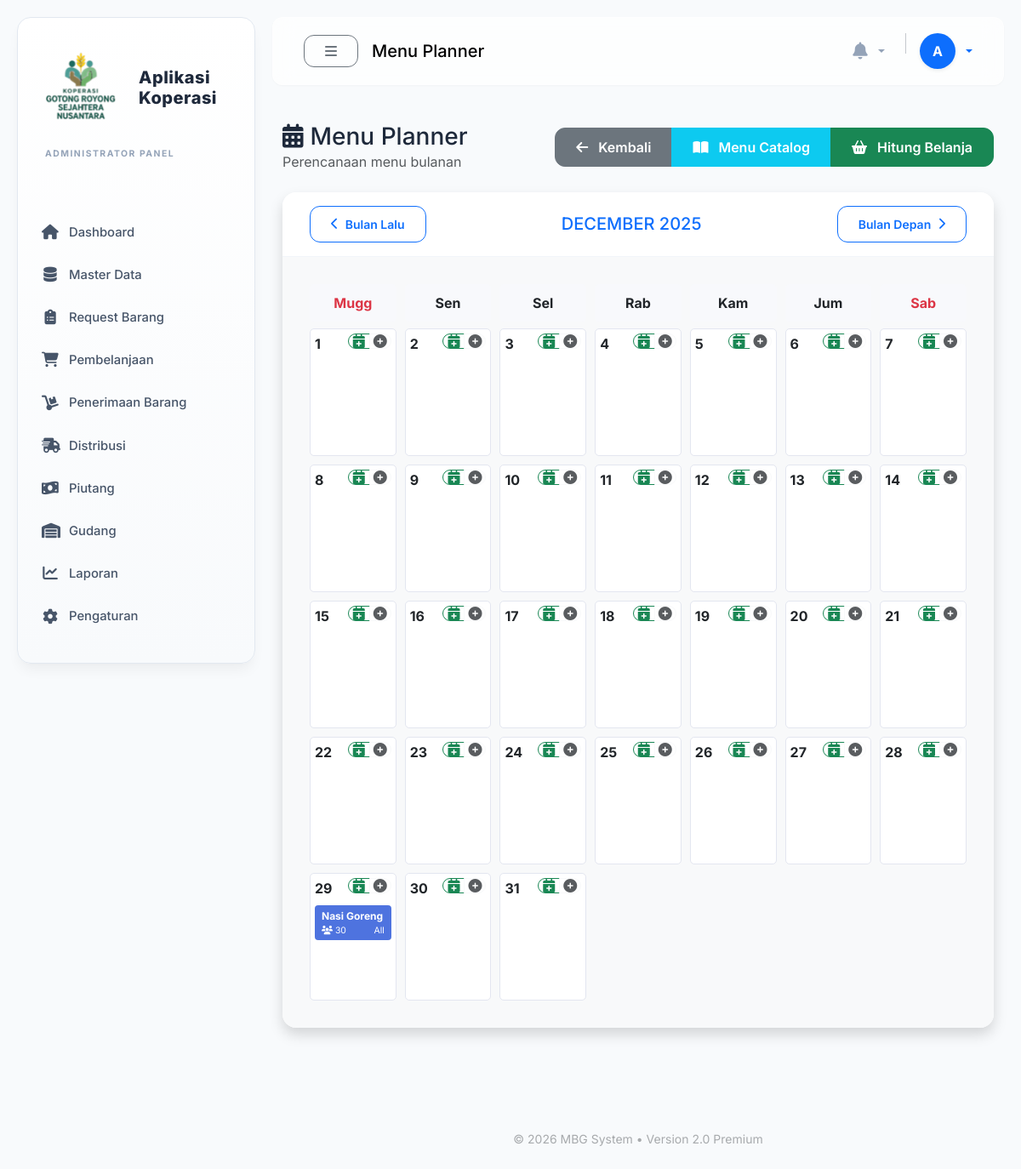
Page /modules/menu/planner.php?month=12&year=2025 (signed in) on the earlier database version.
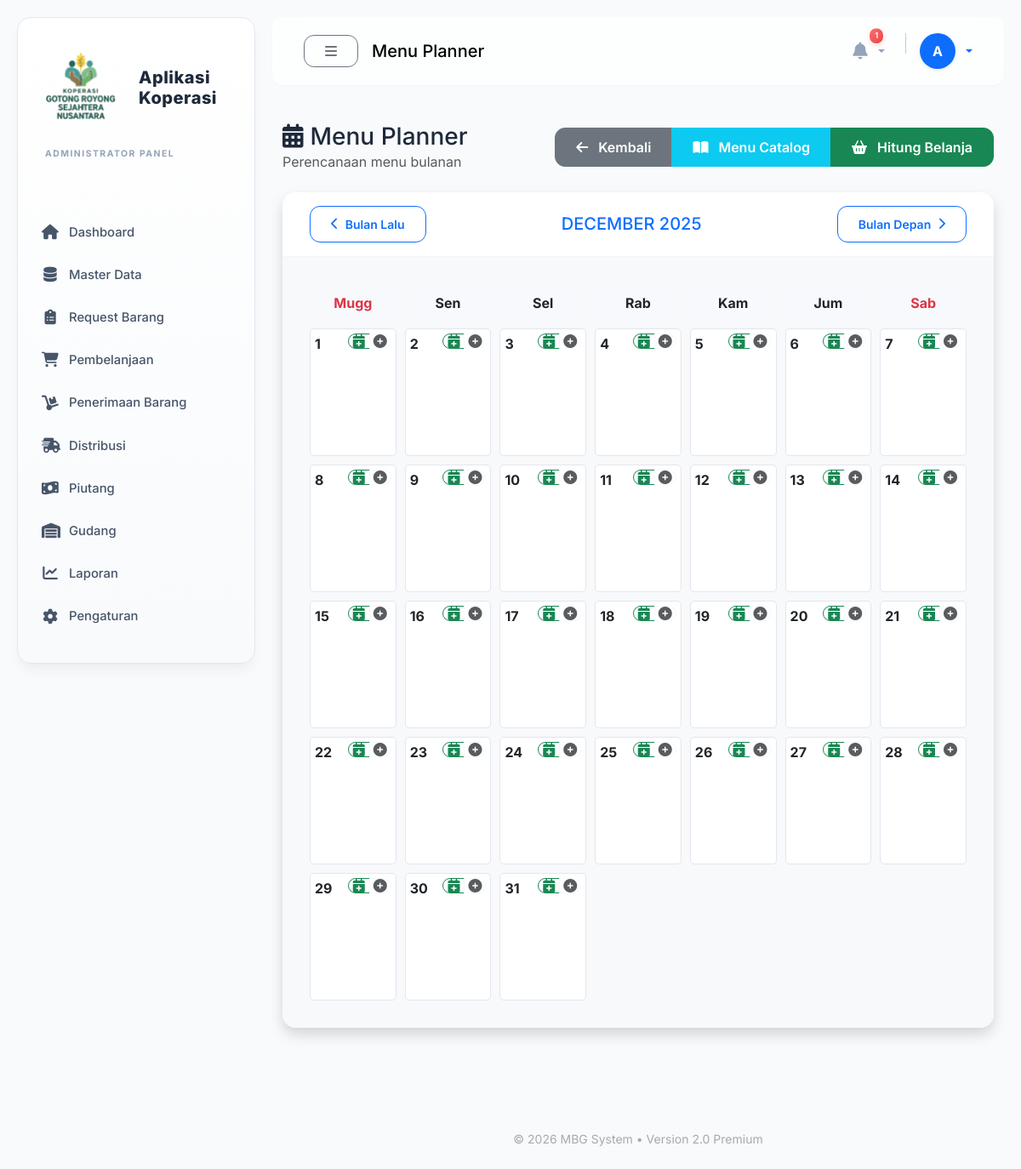
Same page on the later database version.
### tables this page shows
CREATE TABLE `menu_harian` (
  `id` int(11) NOT NULL,
  `no_menu` varchar(50) NOT NULL,
  `menu_master_id` int(11) DEFAULT NULL,
  `tanggal_menu` date NOT NULL,
  `nama_menu` varchar(200) NOT NULL,
  `deskripsi` text DEFAULT NULL,
  `total_porsi` int(11) DEFAULT 0 COMMENT 'Total portions to be prepared',
  `kantor_id` int(11) DEFAULT NULL COMMENT 'Target office, NULL = all offices',
  `status` enum('draft','approved','processing','completed','cancelled') DEFAULT 'draft',
  `created_by` int(11) NOT NULL,
  `approved_by` int(11) DEFAULT NULL,
  `approved_at` datetime DEFAULT NULL,
  `notes` text DEFAULT NULL COMMENT 'Additional notes',
  `created_at` timestamp NOT NULL DEFAULT current_timestamp(),
  `updated_at` timestamp NULL DEFAULT NULL ON UPDATE current_timestamp()
);

### helpers/MenuHarianHelper.php (called while the page is built, shortened)
<?php
class MenuHarianHelper {
    private $db;
    public function __construct() {
        global $conn;
        $this->db = $conn;
    }
    public function getMenusByDateRange($start, $end) {
        $sql = "SELECT m.*, k.nama_kantor,
                (SELECT COUNT(*) FROM menu_harian_detail WHERE menu_id = m.id) as total_items
                FROM menu_harian m
                LEFT JOIN kantor k ON m.kantor_id = k.id
                WHERE m.tanggal_menu BETWEEN ? AND ?
                ORDER BY m.tanggal_menu ASC";
        $stmt = $this->db->prepare($sql);
        $stmt->bind_param("ss", $start, $end);
        $stmt->execute();
        $result = $stmt->get_result();
        $menus = [];
        while ($row = $result->fetch_assoc()) {
            $date = $row['tanggal_menu'];
            if (!isset($menus[$date])) {
                $menus[$date] = [];
            }
            $menus[$date][] = $row;
        }
        return $menus;
    }
}

### config/database.php (called while the page is built, shortened)
<?php
$conn = mysqli_connect(DB_HOST, DB_USER, DB_PASS, DB_NAME);
function db_query($query, $params = []) {
    global $conn;
    if (empty($params)) {
        $result = mysqli_query($conn, $query);
        return $result;
    }
    return false;
}
function db_get_row($query, $params = []) {
    $result = db_query($query, $params);
    if ($result && mysqli_num_rows($result) > 0) {
        return mysqli_fetch_assoc($result);
    }
    return null;
}

### modules/menu/planner.php (the view, shortened to what the changed rows need)
<?php
require_once '../../includes/header.php';
require_once '../../helpers/MenuHarianHelper.php';
$month = isset($_GET['month']) ? intval($_GET['month']) : intval(date('m'));
$year = isset($_GET['year']) ? intval($_GET['year']) : intval(date('Y'));
$start_date = sprintf('%04d-%02d-01', $year, $month);
$end_date = date('Y-m-t', strtotime($start_date));
$menuHelper = new MenuHarianHelper();
$menus = $menuHelper->getMenusByDateRange($start_date, $end_date);
$first_day_timestamp = strtotime($start_date);
$days_in_month = date('t', $first_day_timestamp);
require_once '../../includes/navbar.php';
?>
<div class="container-fluid py-4">
    <div class="d-flex justify-content-between align-items-center mb-4">
        <div>
            <h1 class="h3 mb-0 text-gray-800">
                <i class="fas fa-calendar-alt me-2"></i>Menu Planner
            </h1>
        </div>
    </div>
    <div class="card shadow mb-4">
        <div class="card-body bg-light">
            <div class="calendar-grid">
                <?php
                for ($day = 1; $day <= $days_in_month; $day++) {
                    $current_date = sprintf('%04d-%02d-%02d', $year, $month, $day);
                    $is_today = $current_date == date('Y-m-d');
                    $day_menus = isset($menus[$current_date]) ? $menus[$current_date] : [];
                    echo '<div class="calendar-day ' . ($is_today ? 'today' : '') . '">';
                    echo '<div class="d-flex justify-content-between align-items-start mb-2">';
                    echo '<span class="fw-bold ' . ($is_today ? 'text-primary' : '') . '">' . $day . '</span>';
                    echo '<div class="btn-group">';
                    echo '<a href="planner_schedule.php?date=' . $current_date . '" class="btn btn-xs btn-outline-success p-0 px-1" title="Jadwalkan dari Catalog"><i class="fas fa-calendar-plus"></i></a>';
                    echo '<a href="create.php?date=' . $current_date . '" class="btn btn-xs btn-outline-light text-muted p-0 px-1" title="Buat Menu Custom"><i class="fas fa-plus-circle"></i></a>';
                    echo '</div>';
                    echo '</div>';
                    if (!empty($day_menus)) {
                        foreach ($day_menus as $m) {
                            $status_class = 'menu-' . $m['status'];
                            echo '<a href="detail.php?id=' . $m['id'] . '" class="menu-item-badge ' . $status_class . '">';
                            echo '<div class="text-truncate fw-bold">' . htmlspecialchars($m['nama_menu']) . '</div>';
                            echo '<div class="d-flex justify-content-between gap-1" style="font-size:0.65rem">';
                            echo '<span><i class="fas fa-users"></i> ' . $m['total_porsi'] . '</span>';
                            echo '<span>' . ($m['nama_kantor'] ?? 'All') . '</span>';
                            echo '</div>';
                            echo '</a>';
                        }
                    }
                    echo '</div>';
                }
                ?>
            </div>
        </div>
    </div>
</div>
<?php require_once '../../includes/footer.php'; ?>

### includes/navbar.php (shortened to what the changed rows need)
<div id="content">
    <nav class="navbar navbar-expand-lg navbar-custom">
        <div class="container-fluid">
            <div class="ms-auto d-flex align-items-center gap-2">
                <div class="dropdown">
                    <button class="btn btn-link text-decoration-none dropdown-toggle p-2 border-0 position-relative" type="button" data-bs-toggle="dropdown" style="color: var(--text-muted);">
                        <i class="fas fa-bell fs-5"></i>
                        <?php
                        $notif_query = "SELECT COUNT(*) as total FROM request WHERE status = 'pending'";
                        $notif = db_get_row($notif_query);
                        $notif_count = $notif['total'] ?? 0;
                        if ($notif_count > 0):
                        ?>
                        <span class="position-absolute top-0 start-50 translate-middle-y badge rounded-pill bg-danger border border-white" style="font-size: 0.6rem; padding: 4px 6px;">
                            <?= $notif_count ?>
                        </span>
                        <?php endif; ?>
                    </button>
                </div>
            </div>
        </div>
    </nav>
    <div class="content-wrapper">

Differences in the rows shown:
removed menu_harian: nama_menu "Nasi Goreng", total_porsi "30", nama_kantor "All"
Other differences:
$notif_count: (not shown) → "1"
